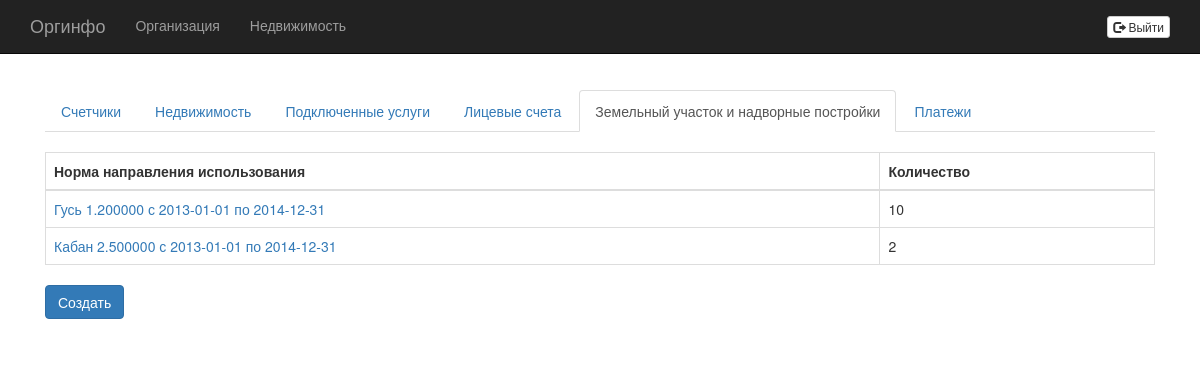
Screenshot of /real_estates/8/land_plots_and_outbuildings/ with the database file from the repository.
### accounting/models.py (models this page shows, shortened)
class LandPlotAndOutbuilding(models.Model):
    count = models.IntegerField()
    real_estate = models.ForeignKey(RealEstate)
    direction_using_norm = models.ForeignKey(DirectionUsingNorm)

class DirectionUsingNorm(models.Model):
    direction_using = models.ForeignKey(DirectionUsing)
    validity = models.ForeignKey(NormValidity)
    value = models.FloatField()
    def __str__(self):
        return "%s %f с %s по %s" % (self.direction_using.name, self.value, self.validity.start, str(self.validity.end))

class DirectionUsing(models.Model):
    name = models.CharField(max_length=200)

class NormValidity(models.Model):
    start = models.DateField()
    end = models.DateField()

### accounting/views.py (the view)
# urls.py: url(r'^real_estates/(?P<real_estate_id>\d+)/land_plots_and_outbuildings/$', views.LandPlotsAndOutbuildings.as_view(), name='land_plots_and_outbuildings'),
class LandPlotsAndOutbuildings(ListView):
    model = LandPlotAndOutbuilding
    template_name = 'accounting/land_plots_and_outbuildings.html'
    context_object_name = 'services'
    def get_queryset(self):
        return LandPlotAndOutbuilding.objects.filter(real_estate=self.kwargs['real_estate_id']);
    def get_context_data(self, **kwargs):
        context = super(LandPlotsAndOutbuildings, self).get_context_data(**kwargs)
        context['real_estate_id'] = self.kwargs['real_estate_id']
        return context

### accounting/templates/accounting/land_plots_and_outbuildings.html
{% extends "accounting/real-estate-menu-item.html" %}
{% block real_estate_tab_content %}
{% if services %}
    <table class="table table-bordered">
        <thead>
            <tr>
                <th>Норма направления использования</th>
                <th>Количество</th>
            </tr>
        </thead>
        <tbody>
        {% for service in services %}
            <tr>
                <td><a href="{% url "accounting:land_plot_and_outbuilding" real_estate_id service.id %}">{{ service.direction_using_norm }}</a></td>
                <td>{{ service.count }}</td>
            </tr>
        {% endfor %}
        </tbody>
    </table>
{% else %}
    <p>Ни указаны ни земельный участок ни надворные постройки.</p>
{% endif %}
<a class="btn btn-primary btn-default" role="button" href="{% url "accounting:create_land_plot_and_outbuilding" real_estate_id %}">Создать</a>
{% endblock %}

### orginfo/templates/starter-template.html (style rules this page uses)
body { padding-top: 50px; }

### rows the page displays
LandPlotAndOutbuilding: direction_using_norm "Гусь 1.200000 с 2013-01-01 по 2014-12-31", count "10"
LandPlotAndOutbuilding: direction_using_norm "Кабан 2.500000 с 2013-01-01 по 2014-12-31", count "2"
